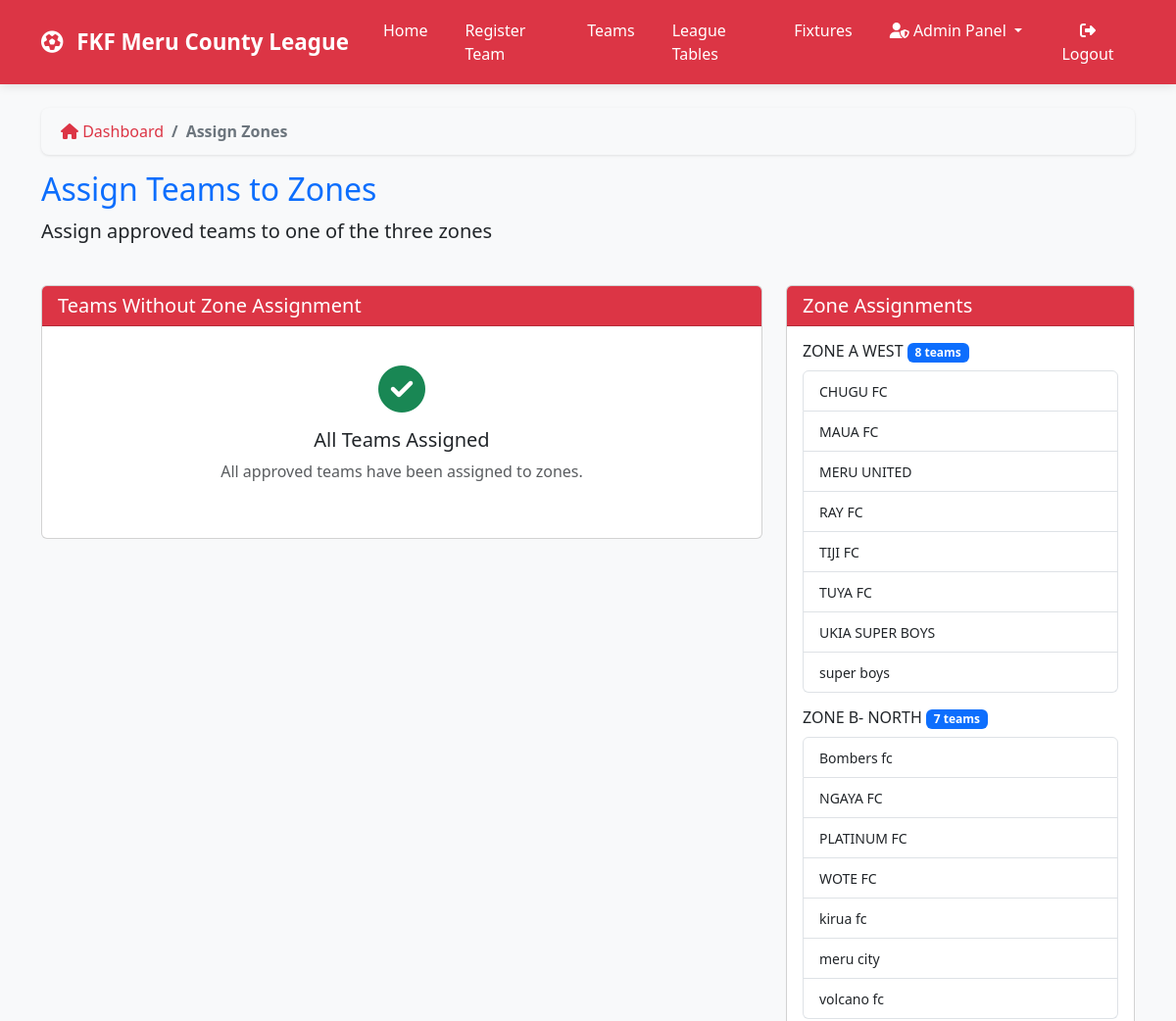
/admin-dashboard/assign-zones/ (signed in, upper part), run on an earlier commit of the app's database.
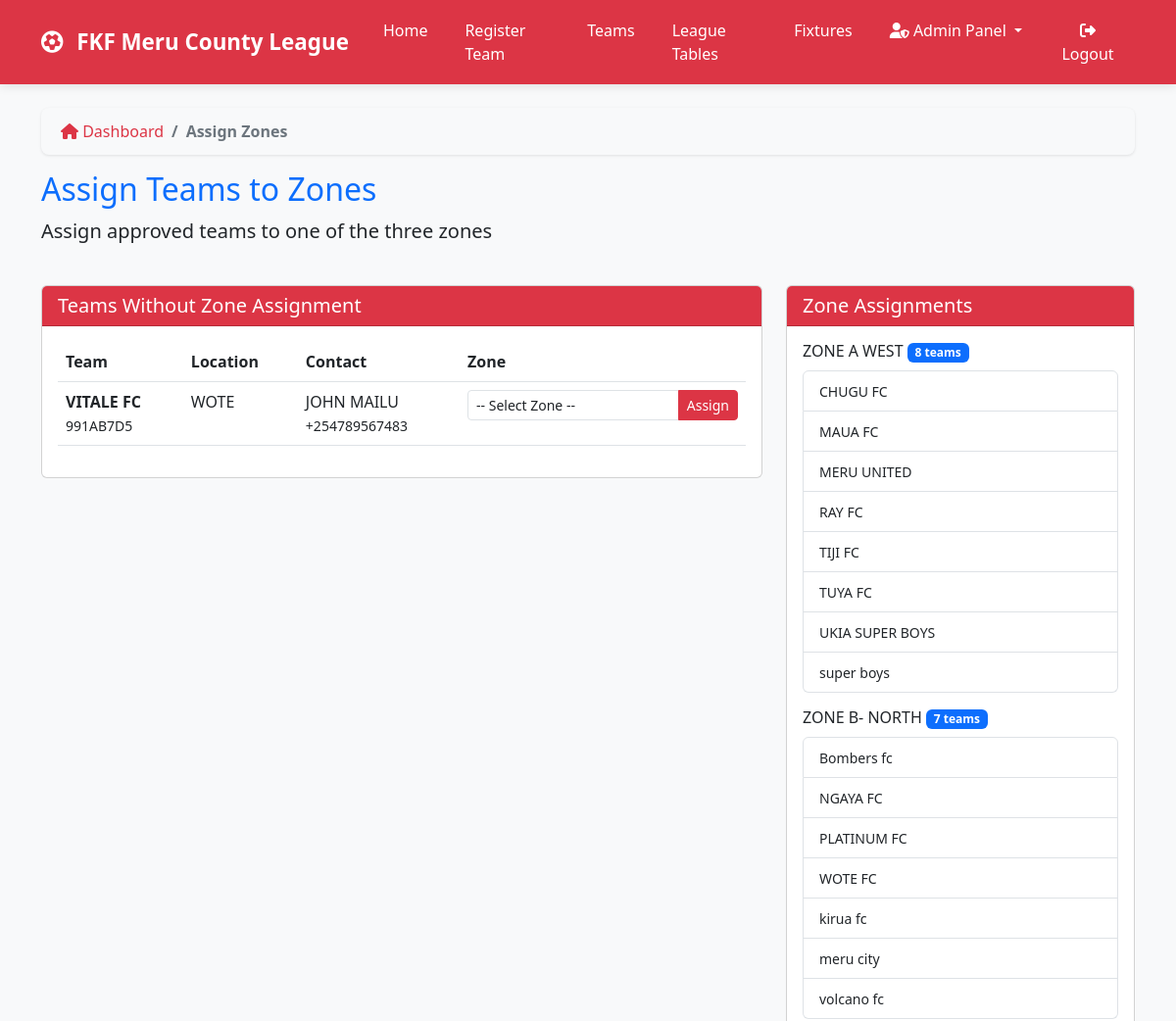
And on a later commit of the database.
### teams/models.py (models this page shows, shortened)
class Zone(models.Model):
    name = models.CharField(max_length=100)
    description = models.TextField(blank=True)
    created_at = models.DateTimeField(auto_now_add=True)
    fixtures_generated = models.BooleanField(default=False)
    fixture_generation_date = models.DateTimeField(null=True, blank=True)
    season_start_date = models.DateField(null=True, blank=True)
    match_day_of_week = models.IntegerField(default=6, choices=[(6, 'Saturday'), (0, 'Sunday')])
    class Meta:
        ordering = ['name']

class Team(models.Model):
    STATUS_CHOICES = [
        ('pending', 'Pending'),
        ('approved', 'Approved'),
        ('rejected', 'Rejected'),
        ('suspended', 'Suspended'),
    ]
    team_name = models.CharField(max_length=200, unique=True)
    team_code = models.CharField(max_length=20, unique=True, blank=True)
    logo = models.ImageField(upload_to='team_logos/', blank=True, null=True)
    location = models.CharField(max_length=200)
    home_ground = models.CharField(max_length=200)
    map_location = models.URLField(blank=True)
    latitude = models.DecimalField(max_digits=9, decimal_places=6, blank=True, null=True)
    longitude = models.DecimalField(max_digits=9, decimal_places=6, blank=True, null=True)
    contact_person = models.CharField(max_length=100)
    phone_number = models.CharField(
        max_length=13,
        unique=True,
        validators=[validate_kenya_phone],
        help_text="Must be +254 followed by 9 digits (e.g., +254712345678)"
    )
    email = models.EmailField(blank=True, unique=True)
    zone = models.ForeignKey(Zone, on_delete=models.SET_NULL, null=True, blank=True)
    status = models.CharField(max_length=20, choices=STATUS_CHOICES, default='pending')
    manager = models.ForeignKey(
        settings.AUTH_USER_MODEL,
        on_delete=models.SET_NULL,
        null=True,
        blank=True,
        related_name='managed_teams'
    )
    payment_status = models.BooleanField(default=False)
    payment_date = models.DateField(blank=True, null=True)
    home_jersey_color = models.CharField(max_length=50, blank=True, default='#dc3545')
    home_shorts_color = models.CharField(max_length=50, blank=True, default='#ffffff')
    home_socks_color = models.CharField(max_length=50, blank=True, default='#dc3545')
    away_jersey_color = models.CharField(max_length=50, blank=True, default='#ffffff')
    away_shorts_color = models.CharField(max_length=50, blank=True, default='#dc3545')
    away_socks_color = models.CharField(max_length=50, blank=True, default='#ffffff')
    third_jersey_color = models.CharField(max_length=50, blank=True)
    third_shorts_color = models.CharField(max_length=50, blank=True)
    third_socks_color = models.CharField(max_length=50, blank=True)
    gk_home_jersey_color = models.CharField(max_length=50, blank=True, default='#28a745')
    gk_home_shorts_color = models.CharField(max_length=50, blank=True, default='#28a745')
    gk_home_socks_color = models.CharField(max_length=50, blank=True, default='#28a745')
    gk_away_jersey_color = models.CharField(max_length=50, blank=True, default='#ffc107')
    gk_away_shorts_color = models.CharField(max_length=50, blank=True, default='#ffc107')
    gk_away_socks_color = models.CharField(max_length=50, blank=True, default='#ffc107')
    gk_third_jersey_color = models.CharField(max_length=50, blank=True)
    gk_third_shorts_color = models.CharField(max_length=50, blank=True)
    gk_third_socks_color = models.CharField(max_length=50, blank=True)
    kit_colors_set = models.BooleanField(default=False)
    kit_setup_prompt_shown = models.BooleanField(default=False)
    home_kit_image = models.ImageField(upload_to='kit_images/', blank=True, null=True,
                                      help_text="Upload home kit design/image")
    away_kit_image = models.ImageField(upload_to='kit_images/', blank=True, null=True,
                                      help_text="Upload away kit design/image")
    third_kit_image = models.ImageField(upload_to='kit_images/', blank=True, null=True,
                                       help_text="Upload third kit design/image")
    gk_home_kit_image = models.ImageField(upload_to='kit_images/', blank=True, null=True,
                                         help_text="Upload GK home kit design/image")
    gk_away_kit_image = models.ImageField(upload_to='kit_images/', blank=True, null=True,
                                         help_text="Upload GK away kit design/image")
    gk_third_kit_image = models.ImageField(upload_to='kit_images/', blank=True, null=True,
                                          help_text="Upload GK third kit design/image")
    registration_date = models.DateTimeField(auto_now_add=True)
    class Meta:
        ordering = ['team_name']

### admin_dashboard/views.py (the view, shortened to what this page needs)
# urls.py: path('assign-zones/', views.assign_zones, name='assign_zones'),
@login_required
@user_passes_test(admin_required)
def assign_zones(request):
    teams = Team.objects.filter(
        status='approved',
        zone__isnull=True
    ).order_by('team_name')
    zones = Zone.objects.all()
    zone_assignments = {}
    for zone in zones:
        zone_assignments[zone] = Team.objects.filter(zone=zone, status='approved')
    return render(request, 'admin_dashboard/assign_zones.html', {
        'teams': teams,
        'zones': zones,
        'zone_assignments': zone_assignments
    })

### admin_dashboard/views.py (called while the page is built)
def admin_required(user):
    return user.is_staff or user.groups.filter(name='League Admin').exists()

### templates/admin_dashboard/assign_zones.html (shortened to what the changed rows need)
{% extends 'base.html' %}
{% load static %}
{% block content %}
<div class="row mb-4">
    <div class="col-12">
        <h2 class="text-primary">Assign Teams to Zones</h2>
    </div>
</div>
<div class="row">
    <div class="col-md-8">
        <div class="card mb-4">
            <div class="card-body">
                {% if teams %}
                <div class="table-responsive">
                    <table class="table table-hover">
                        <thead>
                            <tr>
                                <th>Team</th>
                                <th>Location</th>
                                <th>Contact</th>
                                <th>Zone</th>
                            </tr>
                        </thead>
                        <tbody>
                            {% for team in teams %}
                            <tr>
                                <td>
                                    <div class="d-flex align-items-center">
                                        <div>
                                            <strong>{{ team.team_name }}</strong><br>
                                            <small>{{ team.team_code }}</small>
                                        </div>
                                    </div>
                                </td>
                                <td>{{ team.location }}</td>
                                <td>{{ team.contact_person }}<br><small>{{ team.phone_number }}</small></td>
                                <td>
                                    <form method="POST" class="d-inline">
                                        <div class="input-group">
                                            <select name="zone_id" class="form-control form-control-sm">
                                                <option value="">-- Select Zone --</option>
                                            </select>
                                            <button type="submit" class="btn btn-sm btn-primary-custom">
                                                Assign
                                            </button>
                                        </div>
                                    </form>
                                </td>
                            </tr>
                            {% endfor %}
                        </tbody>
                    </table>
                </div>
                {% else %}
                <div class="text-center py-4">
                    <i class="fas fa-check-circle fa-3x text-success mb-3"></i>
                    <h5>All Teams Assigned</h5>
                    <p class="text-muted">All approved teams have been assigned to zones.</p>
                </div>
                {% endif %}
            </div>
        </div>
    </div>
    <div class="col-md-4">
        <div class="card">
            <div class="card-body">
                {% for zone, teams in zone_assignments.items %}
                <div class="mb-3">
                    <h6>{{ zone.name }} <span class="badge bg-primary">{{ teams|length }} teams</span></h6>
                    {% if teams %}
                    <div class="list-group">
                        {% for team in teams %}
                        <div class="list-group-item py-2">
                            <small>{{ team.team_name }}</small>
                        </div>
                        {% endfor %}
                    </div>
                    {% else %}
                    <p class="text-muted">No teams assigned</p>
                    {% endif %}
                </div>
                {% endfor %}
            </div>
        </div>
    </div>
</div>
{% endblock %}

What changed in the data, as far as the page shows it:
added Team: team_name "VITALE FC", team_code "991AB7D5", location "WOTE", contact_person "JOHN MAILU", phone_number "+254789567483", shown under "Teams Without Zone Assignment"
Also different on the page:
text no longer shown: "All Teams Assigned All approved teams have been assigned to zones."
text now shown: "Team Location Contact Zone"
